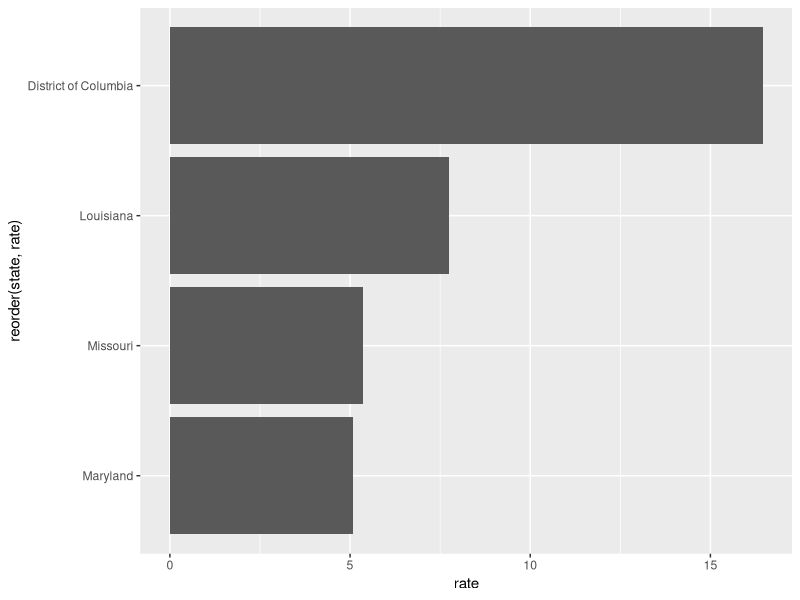
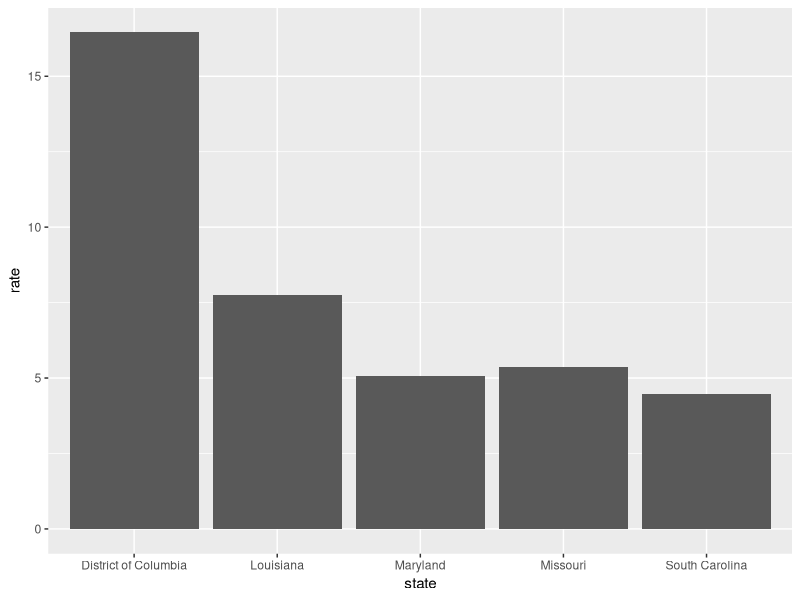

Write R code to recreate these figures, in order.
library(dslabs)
library(dplyr)
library(ggplot2)
data(murders)

murders <- mutate(murders,rate = total/population * 100000)
head(murders)


# 1. Function to filter states above a 
# murder rate threshold & plot them
filter_state_murder_rate = function(threshold){
  subset(murders,rate > threshold)  
}
above_5 <- filter_state_murder_rate(5)

ggplot(above_5,aes(x=reorder(state,rate),y=rate))+
  geom_bar(stat="identity")+
  coord_flip()
  



## 2. Function to get top N states by murder rate & plot

top_N_state <- function(N){
  ordered_index = order(murders$rate,decreasing = TRUE)    
  df = murders[ordered_index,]
  return( df[1:N,])
  }

top_5 <- top_N_state(5)
top_5

ggplot(top_5,aes(x=state,y=rate))+
  geom_col()
